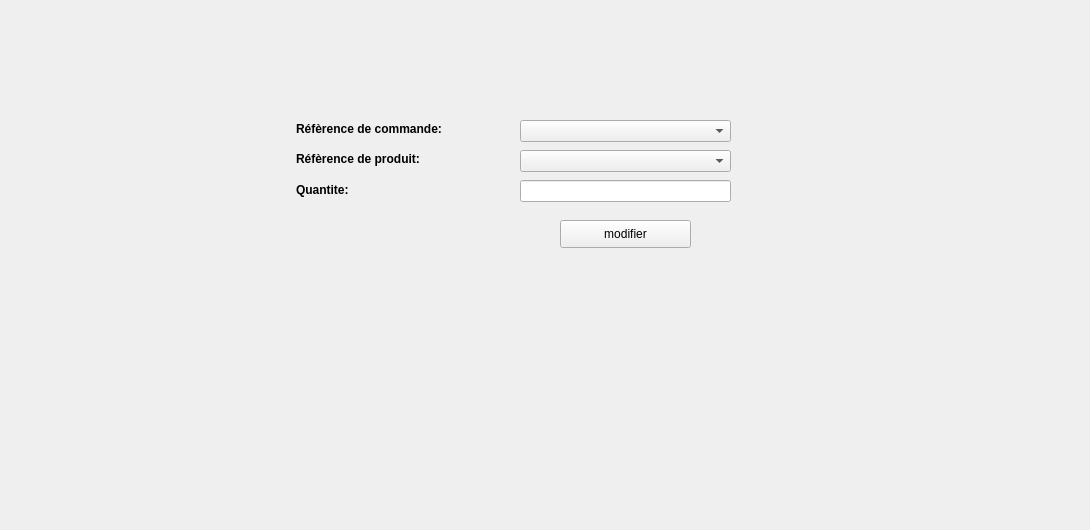
      <widget class="QWidget" name="tab_19">
       <attribute name="title">
        <string>Modifier quantite de produit d'une commande</string>
       </attribute>
       <widget class="QLabel" name="background_7">
        <property name="geometry">
         <rect>
          <x>-20</x>
          <y>0</y>
          <width>1081</width>
          <height>521</height>
         </rect>
        </property>
        <property name="text">
         <string/>
        </property>
       </widget>
       <widget class="QComboBox" name="comboBox_7">
        <property name="geometry">
         <rect>
          <x>520</x>
          <y>150</y>
          <width>211</width>
          <height>22</height>
         </rect>
        </property>
       </widget>
       <widget class="QComboBox" name="comboBox_8">
        <property name="geometry">
         <rect>
          <x>520</x>
          <y>120</y>
          <width>211</width>
          <height>22</height>
         </rect>
        </property>
       </widget>
       <widget class="QLineEdit" name="quantite_e_2">
        <property name="geometry">
         <rect>
          <x>520</x>
          <y>180</y>
          <width>211</width>
          <height>22</height>
         </rect>
        </property>
       </widget>
       <widget class="QPushButton" name="modifier_3">
        <property name="geometry">
         <rect>
          <x>560</x>
          <y>220</y>
          <width>131</width>
          <height>28</height>
         </rect>
        </property>
        <property name="text">
         <string>modifier</string>
        </property>
       </widget>
       <widget class="QLabel" name="nom_6">
        <property name="geometry">
         <rect>
          <x>296</x>
          <y>120</y>
          <width>187</width>
          <height>18</height>
         </rect>
        </property>
        <property name="font">
         <font>
          <pointsize>9</pointsize>
          <weight>75</weight>
          <bold>true</bold>
          <underline>false</underline>
         </font>
        </property>
        <property name="text">
         <string>Réfèrence de commande:</string>
        </property>
       </widget>
       <widget class="QLabel" name="reference_4">
        <property name="geometry">
         <rect>
          <x>296</x>
          <y>150</y>
          <width>162</width>
          <height>18</height>
         </rect>
        </property>
        <property name="font">
         <font>
          <pointsize>9</pointsize>
          <weight>75</weight>
          <bold>true</bold>
          <underline>false</underline>
         </font>
        </property>
        <property name="text">
         <string>Réfèrence de produit:</string>
        </property>
       </widget>
       <widget class="QLabel" name="quantite_8">
        <property name="geometry">
         <rect>
          <x>296</x>
          <y>180</y>
          <width>81</width>
          <height>20</height>
         </rect>
        </property>
        <property name="font">
         <font>
          <pointsize>9</pointsize>
          <weight>75</weight>
          <bold>true</bold>
          <underline>false</underline>
         </font>
        </property>
        <property name="text">
         <string>Quantite:</string>
        </property>
       </widget>
      </widget>
